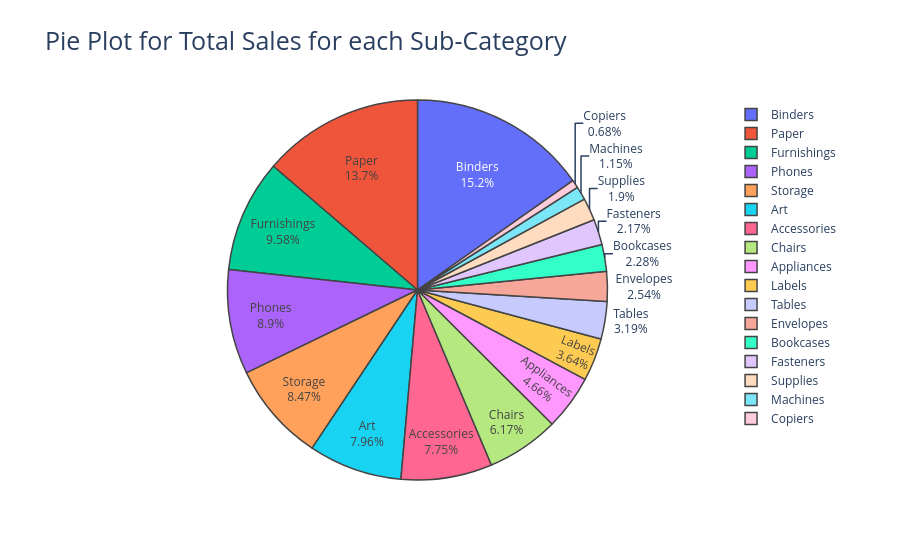

This figure's notebook cell:
### Markdown cell above
You may get a wrong view of how many products are soldtotal sales in pie plot

### Code cell
import plotly.graph_objects as gofrom plotly.offline import iplotdata=go.Pie(labels=df['Sub-Category'].value_counts().index,            values=df['Sub-Category'].value_counts(),            textinfo='label+percent',            hoverinfo='label+percent',            marker=dict(line=dict(width=1.5)))layout=go.Layout(title='Pie Plot for Total Sales for each Sub-Category',                 titlefont=dict(size=25),                 height=1000)iplot(dict(data=data,layout=layout))

### Figure 1 — Plotly figure (JSON) as saved in the notebook; plotly's stock layout.template omitted (floating-point values rounded to 4 significant figures)
{"data": [{"hoverinfo": "label+percent", "labels": ["Binders", "Paper", "Furnishings", "Phones", "Storage", "Art", "Accessories", "Chairs", "Appliances", "Labels", "Tables", "Envelopes", "Bookcases", "Fasteners", "Supplies", "Machines", "Copiers"], "marker": {"line": {"width": 1.5}}, "textinfo": "label+percent", "type": "pie", "values": [1523, 1370, 957, 889, 846, 796, 775, 617, 466, 364, 319, 254, 228, 217, 190, 115, 68]}], "layout": {"title": {"font": {"size": 25}, "text": "Pie Plot for Total Sales for each Sub-Category"}, "autosize": true}}
